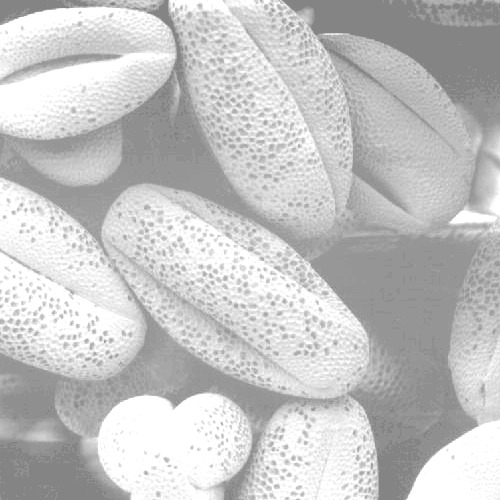
%> input picture CSE 424 Digital Image Processing - LAB/All/Exam/h2.tif, 500 x 500 px
$ octave his_eq.m   (GNU Octave 9; MATLAB toolbox functions it lacks are replaced by stand-ins)
%> lines starting %> are read from the running program, lines starting %| are printed output that depends on the picture
clc;

f = imread('h2.tif');
%> f is the input picture: size 500x500 uint8; min 132, max 255, mean 196.4
f1 = imread('h2.tif');
[M,N] = size(f);
%> M = 500; N = 500

n = zeros([1,256]);
n_e = zeros([1,256]);
s = zeros([1,256]);

for x = 1:M
    for y = 1:N
        i = f(x,y)+1;
        n(i) = n(i) + 1;
    end
end
%> after the loop, n = 256 values, max 28659 at index 255, min 0 at index 1, mean 976.6

c = 255/ (M * N);
%> c = 0.00102

s_ = 0;
for k = 1:256
    s_ = s_ + n(k);
    s(k) = round(c * s_);
end
%> after the loop, s = 256 values from 0 to 255; s_ = 250000

for x = 1:M
    for y = 1:N
        i = f(x,y);
        f1(x,y) = s(i+1);
    end
end
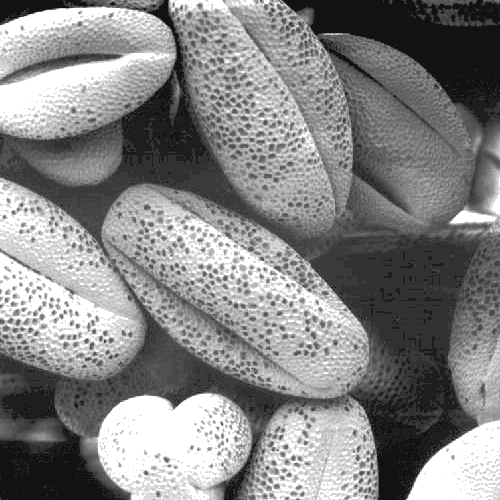
%> f1: size 500x500 uint8; min 18, max 255, mean 132.5

for x = 1:M
    for y = 1:N
        i = f1(x,y);
        n_e(i) = n_e(i) + 1;
    end
end
%> after the loop, n_e has the same summary as n


subplot(221);
imshow(f);
subplot(222);
stem(n);
subplot(223);
imshow(f1);
subplot(224);
stem(n_e);
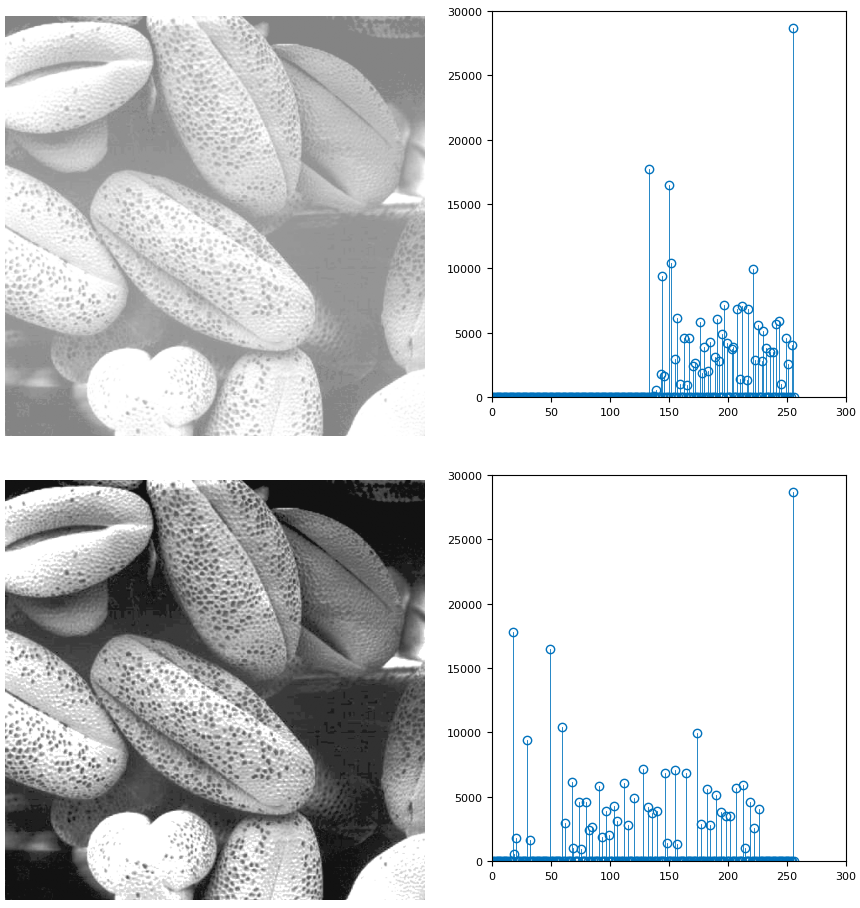
%> figure redrawn from the program's plot data, 4 panels
